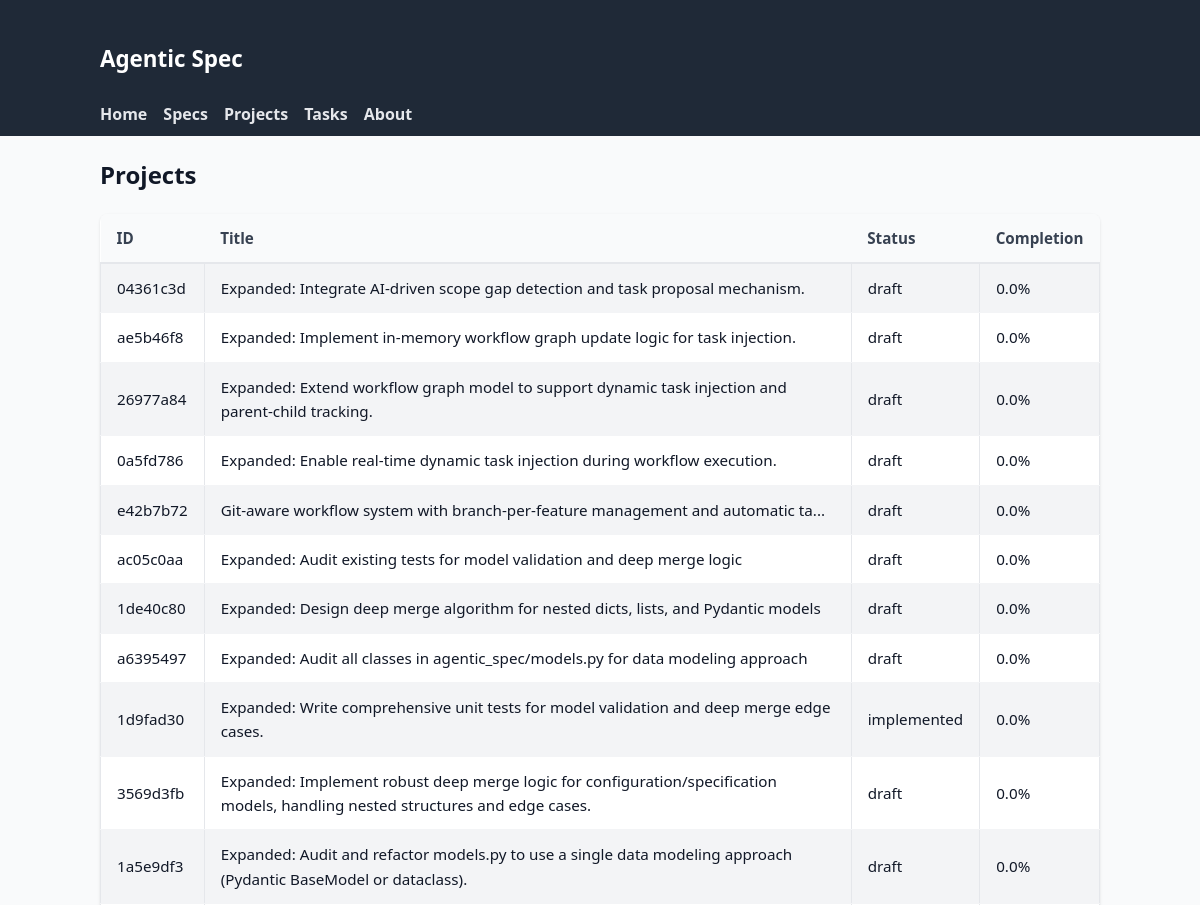
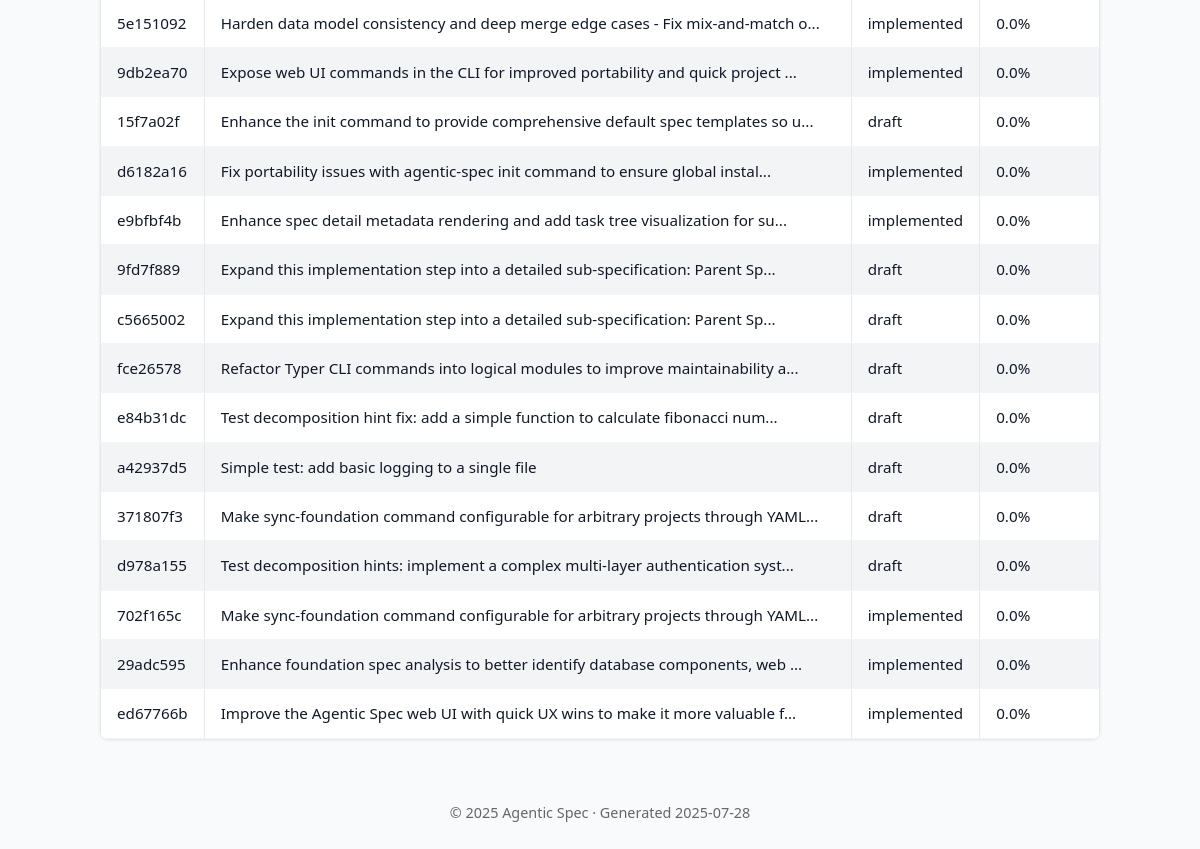
The app's page /projects with its own data (2 pictures, top to bottom).
### tables this page shows
CREATE TABLE specifications (
                id TEXT PRIMARY KEY,
                title TEXT NOT NULL,
                inherits TEXT DEFAULT '[]',
                created TIMESTAMP NOT NULL,
                updated TIMESTAMP NOT NULL,
                version TEXT NOT NULL,
                status TEXT NOT NULL,
                parent_spec_id TEXT,
                child_spec_ids TEXT DEFAULT '[]',
                context TEXT NOT NULL,
                requirements TEXT NOT NULL,
                review_notes TEXT DEFAULT '[]',
                context_parameters TEXT,
                -- Enhanced tracking fields
                workflow_status TEXT DEFAULT 'created',
                is_completed BOOLEAN DEFAULT FALSE,
                completed_at TIMESTAMP,
                last_accessed TIMESTAMP,
                completion_percentage REAL DEFAULT 0.0,
                priority INTEGER DEFAULT 5,
                -- Lifecycle timestamps
                reviewed_at TIMESTAMP,
                approved_at TIMESTAMP,
                implemented_at TIMESTAMP,
                -- Metadata tracking
                created_by TEXT DEFAULT 'system',
                last_updated_by TEXT DEFAULT 'system',
                tags TEXT DEFAULT '[]'
            );

### agentic_spec/web_ui.py (the view)
@app.get("/projects", response_class=HTMLResponse)
async def list_projects(request: Request):
    async with await get_db_manager() as manager:
        specs = await manager.backend.list_specifications()
        projects = []
        for spec in specs:
            projects.append(
                {
                    "id": spec.id,
                    "title": spec.title,
                    "status": spec.status.value,
                    "workflow_status": spec.workflow_status.value,
                    "created": spec.created,
                    "updated": spec.updated,
                    "completion_percentage": spec.completion_percentage,
                    "is_completed": spec.is_completed,
                    "priority": spec.priority,
                    "tags": spec.tags,
                }
            )
        ctx = base_context(request, title="Projects")
        ctx["projects"] = projects
        return templates.TemplateResponse("project_list.html", ctx)

### agentic_spec/web_templates/project_list.html
{% extends 'base.html' %}
{% block content %}
<h2>Projects</h2>
<table>
  <thead>
    <tr>
      <th>ID</th>
      <th>Title</th>
      <th>Status</th>
      <th>Completion</th>
    </tr>
  </thead>
  <tbody>
    {% for p in projects %}
    <tr>
      <td><a href="/specs/{{ p.id }}">{{ p.id }}</a></td>
      <td><a href="/specs/{{ p.id }}">{{ p.title }}</a></td>
      <td><a href="/specs/{{ p.id }}">{{ p.status }}</a></td>
      <td>{{ p.completion_percentage }}%</td>
    </tr>
    {% else %}
    <tr><td colspan="4">No projects available.</td></tr>
    {% endfor %}
  </tbody>
</table>
{% endblock %}

### agentic_spec/web_templates/static/styles.css (style rules this page uses)
body { font-family: system-ui, -apple-system, Segoe UI, Roboto, Helvetica, Arial, sans-serif; margin: 0; background: #f9fafb; color: #111827; line-height: 1.6; }
table { width: 100%; border-collapse: collapse; margin-top: 1rem; font-size: 0.95rem; }
th { background: #374151; color: #fff; padding: 8px; text-align: left; }
td { padding: 8px; border: 1px solid #e5e7eb; }
tbody tr:nth-child(odd) { background: #f3f4f6; }
table a { color: inherit; text-decoration: none; }
table { width: 100%; border-collapse: collapse; margin-top: 1rem; font-size: 0.95rem; background: #fff; border-radius: 0.5rem; overflow: hidden; box-shadow: 0 1px 3px rgba(0,0,0,0.1); }
th { background: #f9fafb; color: #374151; padding: 0.75rem 1rem; text-align: left; font-weight: 600; border-bottom: 2px solid #e5e7eb; }
td { padding: 0.75rem 1rem; border-bottom: 1px solid #f3f4f6; }

### records on screen
specifications: id "04361c3d", title "Expanded: Integrate AI-driven scope gap detection and task proposal mechanism.", status "draft", completion_percentage "0.0"
specifications: id "ae5b46f8", title "Expanded: Implement in-memory workflow graph update logic for task injection.", status "draft", completion_percentage "0.0"
specifications: id "26977a84", title "Expanded: Extend workflow graph model to support dynamic task injection and parent-child tracking.", status "draft", completion_percentage "0.0"
specifications: id "0a5fd786", title "Expanded: Enable real-time dynamic task injection during workflow execution.", status "draft", completion_percentage "0.0"
specifications: id "e42b7b72", title "Git-aware workflow system with branch-per-feature management and automatic ta...", status "draft", completion_percentage "0.0"
specifications: id "ac05c0aa", title "Expanded: Audit existing tests for model validation and deep merge logic", status "draft", completion_percentage "0.0"
specifications: id "1de40c80", title "Expanded: Design deep merge algorithm for nested dicts, lists, and Pydantic models", status "draft", completion_percentage "0.0"
specifications: id "a6395497", title "Expanded: Audit all classes in agentic_spec/models.py for data modeling approach", status "draft", completion_percentage "0.0"
specifications: id "1d9fad30", title "Expanded: Write comprehensive unit tests for model validation and deep merge edge cases.", status "implemented", completion_percentage "0.0"
specifications: id "3569d3fb", title "Expanded: Implement robust deep merge logic for configuration/specification models, handling nested structures and edge cases.", status "draft", completion_percentage "0.0"
specifications: id "1a5e9df3", title "Expanded: Audit and refactor models.py to use a single data modeling approach (Pydantic BaseModel or dataclass).", status "draft", completion_percentage "0.0"
specifications: id "5e151092", title "Harden data model consistency and deep merge edge cases - Fix mix-and-match o...", status "implemented", completion_percentage "0.0"
specifications: id "9db2ea70", title "Expose web UI commands in the CLI for improved portability and quick project ...", status "implemented", completion_percentage "0.0"
specifications: id "15f7a02f", title "Enhance the init command to provide comprehensive default spec templates so u...", status "draft", completion_percentage "0.0"
specifications: id "d6182a16", title "Fix portability issues with agentic-spec init command to ensure global instal...", status "implemented", completion_percentage "0.0"
specifications: id "e9bfbf4b", title "Enhance spec detail metadata rendering and add task tree visualization for su...", status "implemented", completion_percentage "0.0"
specifications: id "9fd7f889", title "Expand this implementation step into a detailed sub-specification: Parent Sp...", status "draft", completion_percentage "0.0"
specifications: id "c5665002", title "Expand this implementation step into a detailed sub-specification: Parent Sp...", status "draft", completion_percentage "0.0"
specifications: id "fce26578", title "Refactor Typer CLI commands into logical modules to improve maintainability a...", status "draft", completion_percentage "0.0"
specifications: id "e84b31dc", title "Test decomposition hint fix: add a simple function to calculate fibonacci num...", status "draft", completion_percentage "0.0"
specifications: id "a42937d5", title "Simple test: add basic logging to a single file", status "draft", completion_percentage "0.0"
specifications: id "371807f3", title "Make sync-foundation command configurable for arbitrary projects through YAML...", status "draft", completion_percentage "0.0"
specifications: id "d978a155", title "Test decomposition hints: implement a complex multi-layer authentication syst...", status "draft", completion_percentage "0.0"
specifications: id "702f165c", title "Make sync-foundation command configurable for arbitrary projects through YAML...", status "implemented", completion_percentage "0.0"
specifications: id "29adc595", title "Enhance foundation spec analysis to better identify database components, web ...", status "implemented", completion_percentage "0.0"
specifications: id "ed67766b", title "Improve the Agentic Spec web UI with quick UX wins to make it more valuable f...", status "implemented", completion_percentage "0.0"
